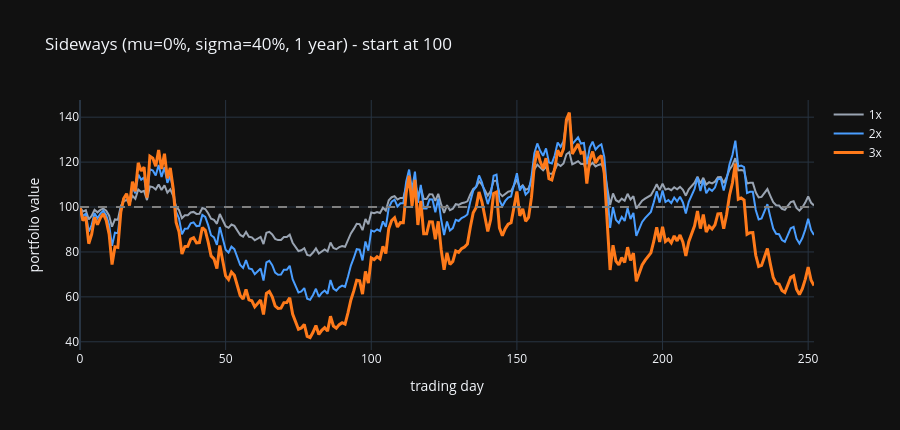

Here is the notebook cell this chart was saved with:
### Markdown cell above
## 2. Simulate path เดียว (Plotly)

จำลองผลตอบแทน**รายวัน**ของดัชนีแบบ GBM แล้วสร้าง LETF ที่ให้ beta เท่าของผลตอบแทนรายวัน
(reset ทุกวัน = หัวใจของ path-dependence)

### Code cell
def simulate(mu, sigma, days, betas=(1,2,3), fee=0.0, rng=None):
    rng = rng or np.random.default_rng()
    dt = 1/252
    r = mu*dt + sigma*np.sqrt(dt)*rng.standard_normal(days)
    daily_fee = fee*dt
    paths = {b: np.concatenate([[1.0], np.cumprod(1 + b*r - daily_fee)]) for b in betas}
    rv = np.sum(r**2)
    return paths, r, rv

for s in range(1, 500):
    rng = np.random.default_rng(s)
    paths, r, rv = simulate(mu=0.0, sigma=0.40, days=252, fee=0.009, rng=rng)
    if abs(paths[1][-1]-1) < 0.02:
        break

fig = go.Figure()
for b, p in paths.items():
    fig.add_trace(go.Scatter(y=p*100, mode='lines', name=f'{b}x',
                             line=dict(color=COL[b], width=3 if b==3 else 2)))
fig.add_hline(y=100, line=dict(color='gray', dash='dash'))
fig.update_layout(template=TEMPLATE, title='Sideways (mu=0%, sigma=40%, 1 year) - start at 100',
                  xaxis_title='trading day', yaxis_title='portfolio value', height=430)
fig.show()
for b, p in paths.items():
    print(f"{b}x: actual return {(p[-1]-1)*100:+.1f}%")

### Figure 1 — Plotly figure (JSON) as saved in the notebook; plotly's stock layout.template omitted (floating-point values rounded to 4 significant figures; data arrays with more than 128 entries replaced by an {"elided": "..."} marker saying what was removed)
{"data": [{"line": {"color": "#9aa4b2", "width": 2}, "mode": "lines", "name": "1x", "type": "scatter", "y": {"elided": "253 float values"}}, {"line": {"color": "#4a9eff", "width": 2}, "mode": "lines", "name": "2x", "type": "scatter", "y": {"elided": "253 float values"}}, {"line": {"color": "#ff7a1a", "width": 3}, "mode": "lines", "name": "3x", "type": "scatter", "y": {"elided": "253 float values"}}], "layout": {"height": 430, "shapes": [{"line": {"color": "gray", "dash": "dash"}, "type": "line", "x0": 0, "x1": 1, "xref": "x domain", "y0": 100, "y1": 100, "yref": "y"}], "title": {"text": "Sideways (mu=0%, sigma=40%, 1 year) - start at 100"}, "xaxis": {"title": {"text": "trading day"}}, "yaxis": {"title": {"text": "portfolio value"}}}}
